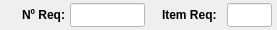
              <widget class="QWidget" name="widget_29" native="true">
               <property name="minimumSize">
                <size>
                 <width>0</width>
                 <height>30</height>
                </size>
               </property>
               <property name="maximumSize">
                <size>
                 <width>16777215</width>
                 <height>30</height>
                </size>
               </property>
               <property name="styleSheet">
                <string notr="true"/>
               </property>
               <layout class="QHBoxLayout" name="horizontalLayout_27">
                <property name="spacing">
                 <number>5</number>
                </property>
                <property name="leftMargin">
                 <number>5</number>
                </property>
                <property name="topMargin">
                 <number>3</number>
                </property>
                <property name="rightMargin">
                 <number>5</number>
                </property>
                <property name="bottomMargin">
                 <number>3</number>
                </property>
                <item>
                 <widget class="QLabel" name="label_24">
                  <property name="minimumSize">
                   <size>
                    <width>60</width>
                    <height>0</height>
                   </size>
                  </property>
                  <property name="maximumSize">
                   <size>
                    <width>60</width>
                    <height>16777215</height>
                   </size>
                  </property>
                  <property name="font">
                   <font>
                    <pointsize>9</pointsize>
                    <weight>75</weight>
                    <bold>true</bold>
                   </font>
                  </property>
                  <property name="text">
                   <string>Nº Req:</string>
                  </property>
                  <property name="alignment">
                   <set>Qt::AlignRight|Qt::AlignTrailing|Qt::AlignVCenter</set>
                  </property>
                 </widget>
                </item>
                <item>
                 <widget class="QLineEdit" name="line_Num_Req">
                  <property name="sizePolicy">
                   <sizepolicy hsizetype="Preferred" vsizetype="Preferred">
                    <horstretch>0</horstretch>
                    <verstretch>0</verstretch>
                   </sizepolicy>
                  </property>
                  <property name="minimumSize">
                   <size>
                    <width>75</width>
                    <height>0</height>
                   </size>
                  </property>
                  <property name="maximumSize">
                   <size>
                    <width>75</width>
                    <height>16777215</height>
                   </size>
                  </property>
                  <property name="font">
                   <font>
                    <pointsize>9</pointsize>
                   </font>
                  </property>
                  <property name="styleSheet">
                   <string notr="true">background-color: rgb(255, 255, 255);</string>
                  </property>
                  <property name="text">
                   <string/>
                  </property>
                  <property name="alignment">
                   <set>Qt::AlignCenter</set>
                  </property>
                 </widget>
                </item>
                <item>
                 <widget class="QLabel" name="label_17">
                  <property name="text">
                   <string/>
                  </property>
                 </widget>
                </item>
                <item>
                 <widget class="QLabel" name="label_26">
                  <property name="minimumSize">
                   <size>
                    <width>60</width>
                    <height>0</height>
                   </size>
                  </property>
                  <property name="maximumSize">
                   <size>
                    <width>60</width>
                    <height>16777215</height>
                   </size>
                  </property>
                  <property name="font">
                   <font>
                    <pointsize>9</pointsize>
                    <weight>75</weight>
                    <bold>true</bold>
                   </font>
                  </property>
                  <property name="text">
                   <string>Item Req:</string>
                  </property>
                 </widget>
                </item>
                <item>
                 <widget class="QLineEdit" name="line_Item_Req">
                  <property name="sizePolicy">
                   <sizepolicy hsizetype="Preferred" vsizetype="Preferred">
                    <horstretch>0</horstretch>
                    <verstretch>0</verstretch>
                   </sizepolicy>
                  </property>
                  <property name="minimumSize">
                   <size>
                    <width>45</width>
                    <height>0</height>
                   </size>
                  </property>
                  <property name="maximumSize">
                   <size>
                    <width>45</width>
                    <height>16777215</height>
                   </size>
                  </property>
                  <property name="font">
                   <font>
                    <pointsize>9</pointsize>
                   </font>
                  </property>
                  <property name="styleSheet">
                   <string notr="true">background-color: rgb(255, 255, 255);</string>
                  </property>
                  <property name="alignment">
                   <set>Qt::AlignCenter</set>
                  </property>
                 </widget>
                </item>
               </layout>
              </widget>
